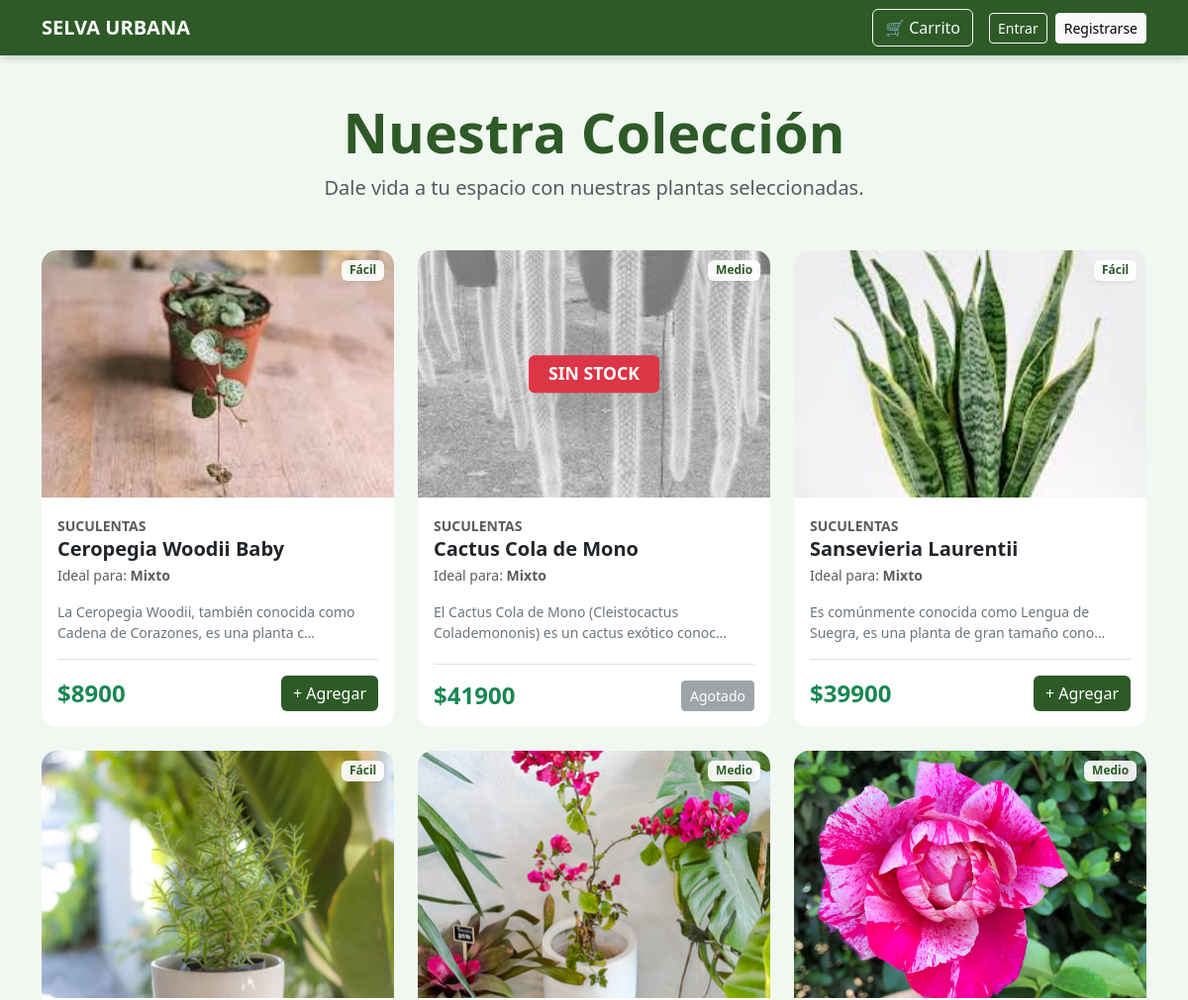
The app's page / (upper part), older data.
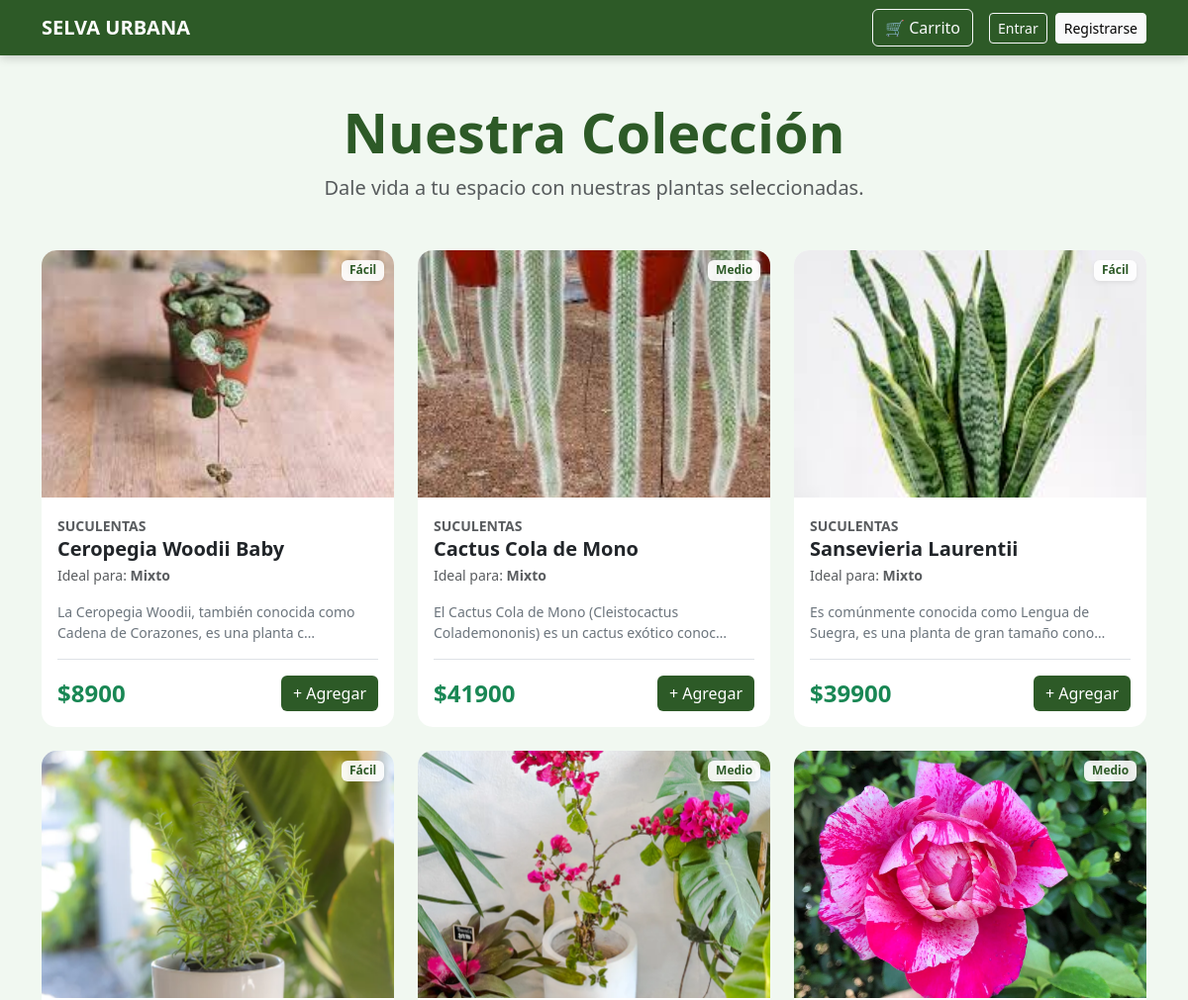
The same page, newer data.
### catalog/models.py (models this page shows, shortened)
class Producto(models.Model):
    NIVELES = [('Fácil', 'Fácil'), ('Medio', 'Medio'), ('Experto', 'Experto')]
    AMBIENTES = [('Interior', 'Interior'), ('Exterior', 'Exterior'), ('Mixto', 'Interior/Exterior')]
    nombre = models.CharField(max_length=200)
    descripcion = models.TextField()
    precio = models.DecimalField(max_digits=10, decimal_places=2, validators=[MinValueValidator(1)])
    stock = models.IntegerField(default=0)
    categoria = models.ForeignKey(Categoria, on_delete=models.CASCADE)
    nivel_cuidado = models.CharField(max_length=10, choices=NIVELES, default='Fácil')
    ambiente = models.CharField(max_length=10, choices=AMBIENTES, default='Interior')
    imagen = models.ImageField(upload_to='productos/', null=True, blank=True)

class Categoria(models.Model):
    nombre = models.CharField(max_length=100)

### catalog/views.py (the view)
# urls.py: path('', views.home, name='home'),
def home(request):
    plantas = Producto.objects.all()
    cart = request.session.get('cart', {})
    total_items = sum(item.get('cantidad', 0) for item in cart.values())
    return render(request, 'catalog/home.html', {
        'plantas': plantas,
        'cart_total_quantity': total_items  # Esto activa el número en el HTML
    })

### catalog/templates/catalog/home.html (shortened to what this page needs)
<!DOCTYPE html>
<html lang="es">
<head>
    <link href="https://cdn.jsdelivr.net/npm/bootstrap@5.3.0/dist/css/bootstrap.min.css" rel="stylesheet">
</head>
<body>
<nav class="navbar navbar-expand-lg navbar-dark fixed-top">
    <div class="container">
        <a class="navbar-brand fw-bold" href="{% url 'home' %}"> SELVA URBANA</a>
        <div class="d-flex align-items-center">
            <a href="{% url 'cart_detail' %}" class="btn btn-outline-light me-3 position-relative">
                🛒 Carrito
            </a>
            {% if user.is_authenticated %}
                <span class="text-white me-3 small">Hola, {{ user.username }}</span>
                {% if user.is_superuser %}
                    <a href="/admin" class="btn btn-sm btn-warning me-2">⚙️ Admin</a>
                {% endif %}
                <a href="{% url 'logout' %}" class="btn btn-sm btn-light">Salir</a>
            {% else %}
                <a href="{% url 'login' %}" class="btn btn-sm btn-outline-light me-2">Entrar</a>
                <a href="{% url 'registro' %}" class="btn btn-sm btn-light">Registrarse</a>
            {% endif %}
        </div>
    </div>
</nav>
<div class="container">
    <header class="text-center mb-5">
        <h1 class="display-4 fw-bold" style="color: var(--verde-selva);">Nuestra Colección</h1>
        <p class="lead text-muted">Dale vida a tu espacio con nuestras plantas seleccionadas.</p>
    </header>
    <div class="row">
        {% for planta in plantas %}
        <div class="col-md-4 mb-4">
            <div class="card h-100 card-plant">
                <span class="badge badge-care shadow-sm">{{ planta.nivel_cuidado }}</span>
                <div class="img-container">
                    {% if planta.stock <= 0 %}
                        <span class="badge bg-danger badge-agotado shadow-lg">SIN STOCK</span>
                    {% endif %}
                    {% if planta.imagen %}
                        <img src="{{ planta.imagen.url }}" alt="{{ planta.nombre }}" class="{% if planta.stock <= 0 %}img-agotado{% endif %}">
                    {% else %}
                        <img src="https://images.unsplash.com/photo-1545239351-ef35f43d514b?q=80&w=500" alt="Planta por defecto" class="{% if planta.stock <= 0 %}img-agotado{% endif %}">
                    {% endif %}
                </div>
                <div class="card-body d-flex flex-column">
                    <div class="mb-2">
                        <small class="text-uppercase text-muted fw-bold">{{ planta.categoria.nombre }}</small>
                        <h5 class="card-title mb-1 fw-bold">{{ planta.nombre }}</h5>
                        <p class="text-muted small mb-2">Ideal para: <strong>{{ planta.ambiente }}</strong></p>
                    </div>
                    <p class="card-text text-secondary small">{{ planta.descripcion|truncatechars:80 }}</p>
                    <div class="mt-auto pt-3 border-top d-flex justify-content-between align-items-center">
                        <span class="h4 mb-0 fw-bold text-success">${{ planta.precio|floatformat:0 }}</span>
                        {% if planta.stock > 0 %}
                            <a href="{% url 'add_to_cart' planta.id %}" class="btn btn-success">
                                + Agregar
                            </a>
                        {% else %}
                            <button class="btn btn-secondary btn-sm" disabled>Agotado</button>
                        {% endif %}
                    </div>
                </div>
            </div>
        </div>
        {% empty %}
        <div class="col-12 text-center py-5">
            <h3>¡Oh no! Aún no tenemos plantas en stock.</h3>
            <p>Entra al administrador para sembrar los primeros productos.</p>
            <a href="/admin" class="btn btn-outline-success">Ir al Panel Admin</a>
        </div>
        {% endfor %}
    </div>
</div>
</body>
</html>

### catalog/templates/catalog/home.html (style rules this page uses)
:root { --verde-selva: #2d5a27; --verde-claro: #f1f8f1; }
body { background-color: var(--verde-claro); font-family: 'Segoe UI', Tahoma, Geneva, Verdana, sans-serif; padding-top: 100px; }
.navbar { background-color: var(--verde-selva) !important; box-shadow: 0 2px 10px rgba(0,0,0,0.2); }
.card-plant { border: none; border-radius: 15px; transition: 0.3s; overflow: hidden; position: relative; }
.img-container { height: 250px; overflow: hidden; position: relative; }
.img-container img { width: 100%; height: 100%; object-fit: cover; transition: 0.3s; }
.btn-success { background-color: var(--verde-selva); border: none; }
.badge-care { position: absolute; top: 10px; right: 10px; background-color: rgba(255,255,255,0.9); color: var(--verde-selva); z-index: 5; }

Row changes from the older to the newer data that the page shows:
changed Producto "Cactus Cola de Mono": stock "SIN STOCK Agotado" → "+ Agregar"
